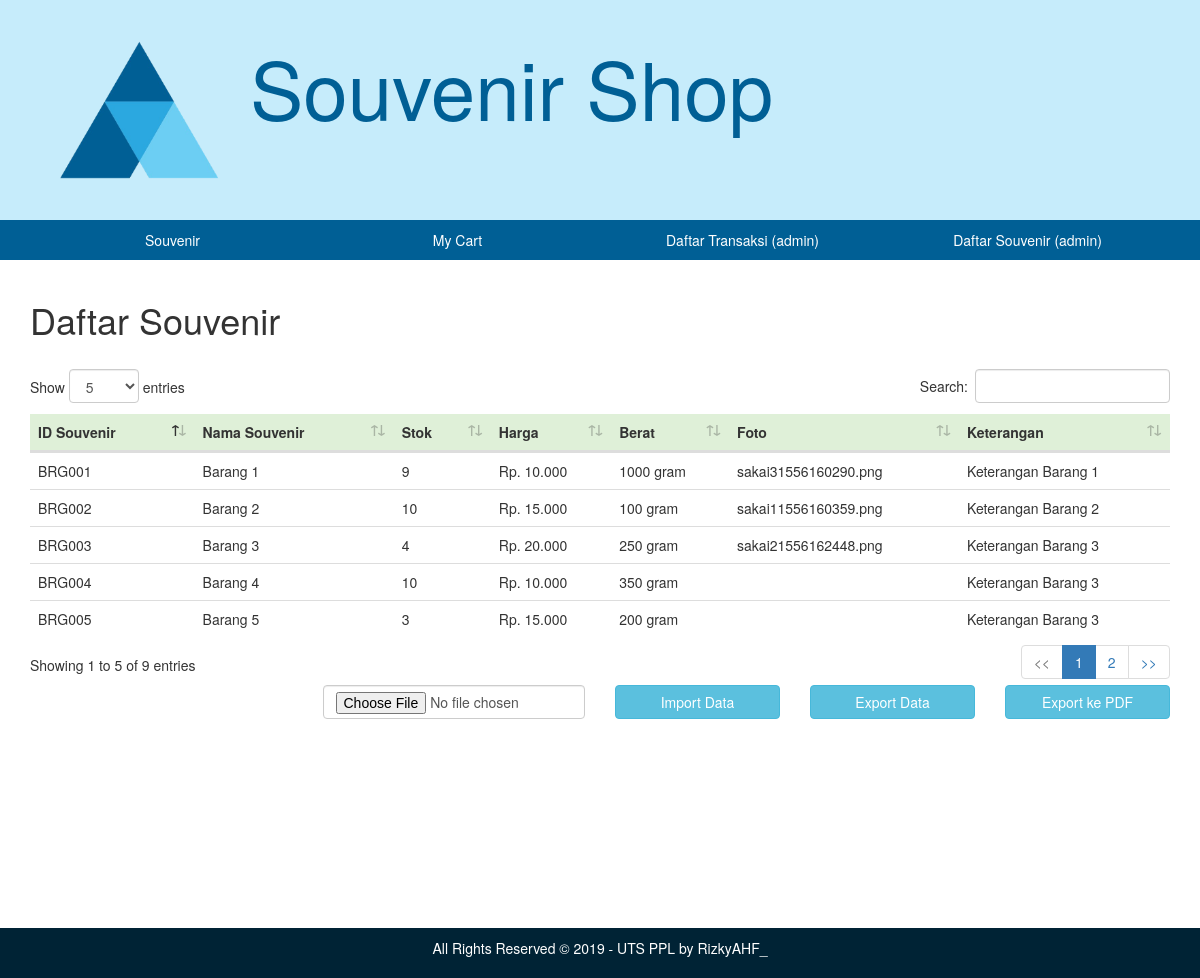
Page /index.php/c_souvenir/display_all on the committed database.
### tables this page shows
CREATE TABLE `souvenir` (
  `id_barang` varchar(20) NOT NULL,
  `nama_barang` varchar(100) DEFAULT NULL,
  `stok` int(4) DEFAULT NULL,
  `harga` double(14,2) DEFAULT NULL,
  `keterangan` text,
  `foto` varchar(100) DEFAULT NULL,
  `berat` int(5) DEFAULT NULL
);

### application/controllers/c_souvenir.php (called while the page is built, shortened)
<?php
class C_souvenir extends CI_Controller {
    function __construct(){
        $this->load->model('M_souvenir');
    }
	public function display_all(){
        $data1['souvenir'] = $this->M_souvenir->get_all();
        $data['content_div'] = $this->load->view('v_souvenir_display_admin', $data1, TRUE);
        $this->load->view('v_template', $data);
	}
}

### index.php (called while the page is built, shortened)
<?php
require_once BASEPATH.'core/CodeIgniter.php';

### application/models/m_souvenir.php (called while the page is built, shortened)
<?php
class M_souvenir extends CI_Model {
    public function get_all(){
        $q = $this->db->query('select * from souvenir');
        return $q->result_array();
    }
}

### application/views/v_souvenir_display_admin.php (the view, shortened to what this page needs)
<div class="row title-body">
    <div class="col-md-11">
        <h1> Daftar Souvenir </h1>
    </div>
</div>
    <div class="row">
        <div class="col-md-12">
            <table class="table table-responsive table-filtered">
                <thead>
                    <tr class="success">
                        <th>ID Souvenir</th>
                        <th>Nama Souvenir</th>
                        <th>Stok</th>
                        <th>Harga</th>
                        <th>Berat</th>
                        <th>Foto</th>
                        <th>Keterangan</th>
                    </tr>
                </thead>
                <tbody>
                    <?php
                        foreach($souvenir as $row) {
                    ?>
                    <tr>
                        <td><?=$row['id_barang'];?></td>
                        <td><?=$row['nama_barang'];?></td>
                        <td><?=$row['stok'];?></td>
                        <td>Rp. <?=number_format($row['harga'], 0, ',', '.');?></td>
                        <td><?=$row['berat'];?> gram</td>
                        <td><?=$row['foto'];?></td>
                        <td><?=$row['keterangan'];?></td>
                    </tr>
                    <?php
                        }
                    ?>
                </tbody>
            </table>
        </div>
    </div>
    <div class="row">
        <form method="post" enctype="multipart/form-data" action="<?=base_url();?>index.php/C_souvenir/import">
            <div class="col-md-3 col-md-offset-3">
                <input type="file" class="form-control" name="file_import">
            </div>
            <div class="col-md-2">
                <input type="submit" class="btn btn-info btn-block" name="import" value="Import Data">
            </div>
        </form>
        <div class="col-md-2">
            <a class="btn btn-info btn-block" href="<?=base_url();?>index.php/C_souvenir/export">Export Data</a>
        </div>
        <div class="col-md-2">
            <a class="btn btn-info btn-block" href="<?=base_url();?>index.php/C_souvenir/export_pdf" target="_blank">Export ke PDF</a>
        </div>
    </div>

### assets/datatables/datatables.css (style rules this page uses)
table.dataTable { clear: both; margin-top: 6px !important; margin-bottom: 6px !important; max-width: none !important; border-collapse: separate !important; border-spacing: 0; }
table.dataTable td, table.dataTable th { -webkit-box-sizing: content-box; box-sizing: content-box; }
table.dataTable thead > tr > th.sorting_asc, table.dataTable thead > tr > th.sorting_desc, table.dataTable thead > tr > th.sorting, table.dataTable thead > tr > td.sorting_asc, table.dataTable thead > tr > td.sorting_desc, table.dataTable thead > tr > td.sorting { padding-right: 30px; }
table.dataTable thead .sorting, table.dataTable thead .sorting_asc, table.dataTable thead .sorting_desc, table.dataTable thead .sorting_asc_disabled, table.dataTable thead .sorting_desc_disabled { cursor: pointer; position: relative; }
table.dataTable thead .sorting:before, table.dataTable thead .sorting:after, table.dataTable thead .sorting_asc:before, table.dataTable thead .sorting_asc:after, table.dataTable thead .sorting_desc:before, table.dataTable thead .sorting_desc:after, table.dataTable thead .sorting_asc_disabled:before, table.dataTable thead .sorting_asc_disabled:after, table.dataTable thead .sorting_desc_disabled:before, table.dataTable thead .sorting_desc_disabled:after { position: absolute; bottom: 0.9em; display: block; opacity: 0.3; }
table.dataTable thead .sorting:before, table.dataTable thead .sorting_asc:before, table.dataTable thead .sorting_desc:before, table.dataTable thead .sorting_asc_disabled:before, table.dataTable thead .sorting_desc_disabled:before { right: 1em; content: "\2191"; }
table.dataTable thead .sorting:after, table.dataTable thead .sorting_asc:after, table.dataTable thead .sorting_desc:after, table.dataTable thead .sorting_asc_disabled:after, table.dataTable thead .sorting_desc_disabled:after { right: 0.5em; content: "\2193"; }
table.dataTable thead .sorting_asc:before, table.dataTable thead .sorting_desc:after { opacity: 1; }

### assets/css/custom.css (style rules this page uses)
.title-body { margin-bottom: 20px; }

### rows in the picture
souvenir: id_barang "BRG001", nama_barang "Barang 1", stok "9", harga "10.000", berat "1000", foto "sakai31556160290.png", keterangan "Keterangan Barang 1"
souvenir: id_barang "BRG002", nama_barang "Barang 2", stok "10", harga "15.000", berat "100", foto "sakai11556160359.png", keterangan "Keterangan Barang 2"
souvenir: id_barang "BRG003", nama_barang "Barang 3", stok "4", harga "20.000", berat "250", foto "sakai21556162448.png", keterangan "Keterangan Barang 3"
souvenir: id_barang "BRG004", nama_barang "Barang 4", stok "10", harga "10.000", berat "350", keterangan "Keterangan Barang 3"
souvenir: id_barang "BRG005", nama_barang "Barang 5", stok "3", harga "15.000", berat "200", keterangan "Keterangan Barang 3"
